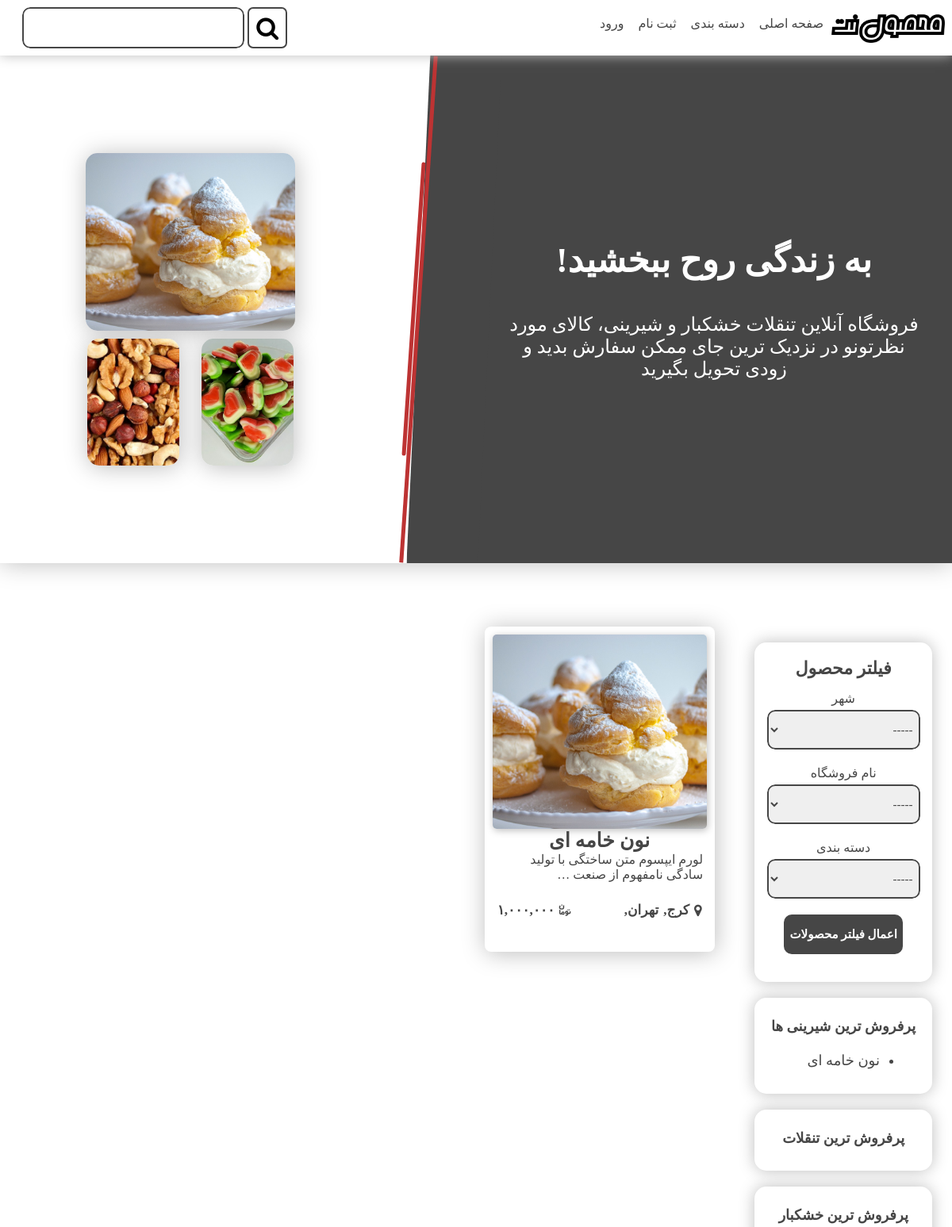
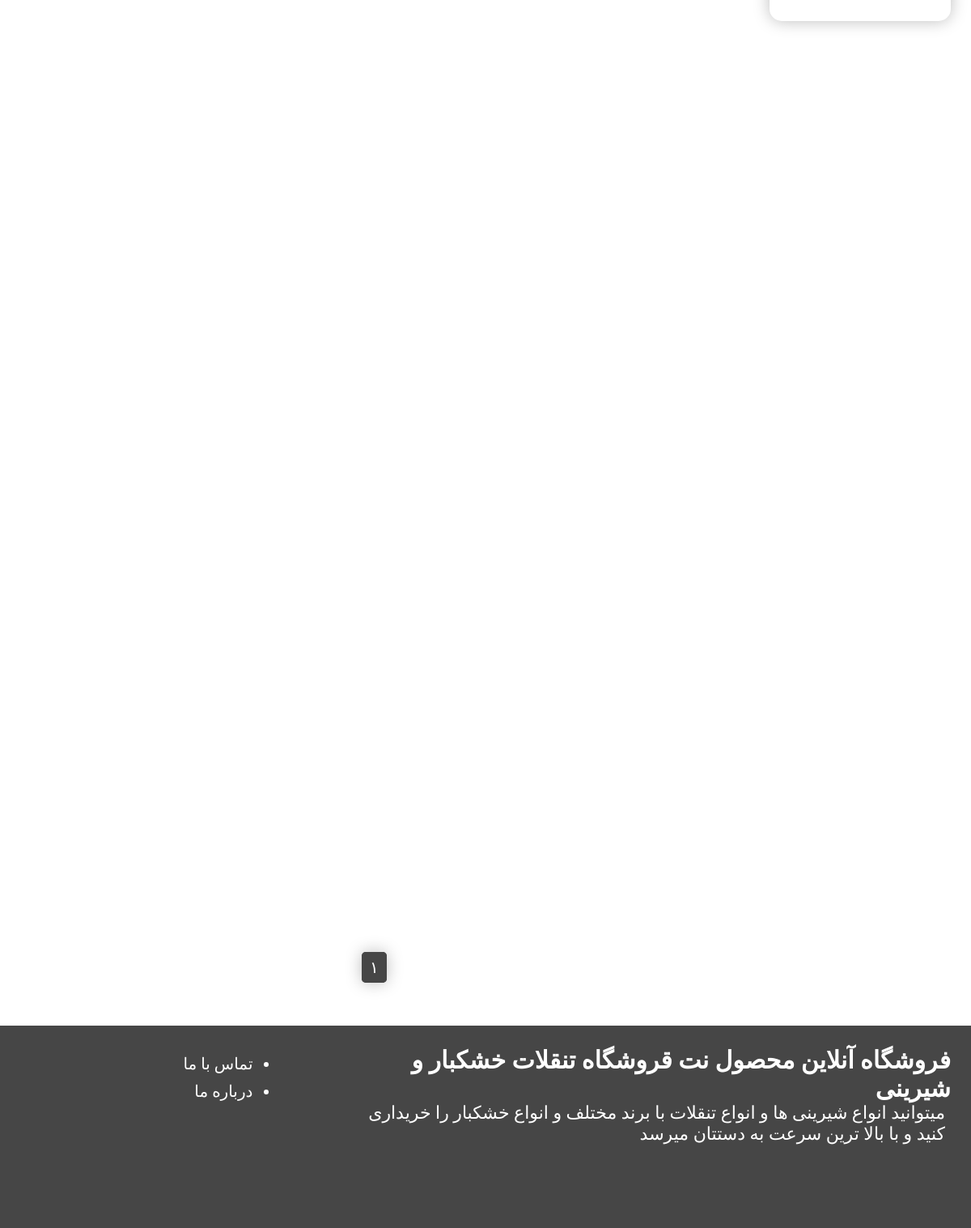
The page / on the database its author committed (2 pictures, top to bottom).
### products/models.py (models this page shows, shortened)
class Products(models.Model):
    name = models.CharField(max_length=50, verbose_name="نام محصول")
    slug = models.SlugField(unique=True, allow_unicode=True, verbose_name="اسلاگ")
    shop = models.ForeignKey(Shops, related_name="products", on_delete=models.CASCADE, null=True, verbose_name="فروشگاه")
    price = models.SmallIntegerField(verbose_name="قیمت محصول")
    img = models.ImageField(upload_to='images/', null=True, verbose_name="تصویر محصول")
    category = models.ForeignKey(Categories,on_delete=models.SET_NULL, null=True, verbose_name="دسته بندی")
    description = models.TextField(default="Desc", verbose_name="توضیحات")
    has_weight = models.BooleanField(verbose_name="وزن ملاک است؟؟")
    weight = models.SmallIntegerField(null=True, blank=True, verbose_name="وزن")
    created_at = models.DateTimeField(auto_now_add=True)
    updated_at = models.DateTimeField(auto_now=True)
    is_active = models.BooleanField(default=True, verbose_name="نمایش داده شود؟؟")
    def get_absolute_url(self):
        return reverse("products:view_product", kwargs={"slug": self.slug})
    class Meta:
        verbose_name_plural = "محصولات"
        verbose_name = "محصول"
        ordering = ("created_at",)
    objects = ProductsManager()

class Cities(models.Model):
    name = models.CharField(max_length=40, blank=True, null=True, verbose_name="نام شهر")
    position = models.IntegerField(verbose_name="جایگاه شهر")
    created_at = models.DateTimeField(auto_now_add=True)
    updated_at = models.DateTimeField(auto_now=True)
    class Meta:
        verbose_name_plural = "شهر ها"
        verbose_name = "شهر"
        ordering = ("position",)

### accounts/views.py (the view)
# urls.py: path("", Index.as_view(), name="index"),
class Index(View):
    template_name = "index/index.html"
    query_class = Products.objects.published()
    product_filter_form = FilterProductMainPageForm
    def get(self, request):
        page_num = request.GET.get("page")
        pagin = paginator_sprog(self.query_class, page_num, 1)
        return render(request, "index/index.html", {"pagin": pagin, })

### accounts/templatetags/to_persian_number.py (called while the page is built)
@register.filter
def to_persian(value):
    persian_nums = ["۰","۱","۲","۳","۴","۵","۶","۷","۸","۹"]
    overall_numbers = ""
    value = str(value)
    for val in value:
        type_number = int(val)
        new_number = persian_nums[type_number]
        overall_numbers += new_number
    return overall_numbers

@register.filter
def to_persian_price(value):
    to_per = to_persian(value)
    list_nums = [i for i in str(to_per)]
    length = -abs(len(list_nums))
    f = 0
    for j in range(-3, length, -3):
        list_nums.insert(j-f, ",")
        f+=1
    nums = "".join(list_nums)
    return nums

@register.inclusion_tag('index/filter_section.html')
def filter_products():
    return {"filter_product_form": FilterProductMainPageForm()}

@register.inclusion_tag('index/top_3_products.html')
def top_3_snacks():
    last_month = datetime.now() - timedelta(days=30)
    return {
        "title_section": "پرفروش ترین تنقلات",
        "top_3_snacks": Products.objects.filter(category__name="تنقلات", is_active=True).annotate(count=Count("sold_products", filter=Q(sold_products__created_at__gte=last_month))).order_by("-count")[0:3],
    }

@register.inclusion_tag('index/top_3_products.html')
def top_3_sweets():
    last_month = datetime.now() - timedelta(days=30)
    return {
        "title_section": "پرفروش ترین شیرینی ها",
        "top_3_snacks": Products.objects.filter(category__name="شیرینی", is_active=True).annotate(count=Count("sold_products", filter=Q(sold_products__created_at__gte=last_month))).order_by("-count")[0:3],
    }

@register.inclusion_tag('index/top_3_products.html')
def top_3_nuts():
    last_month = datetime.now() - timedelta(days=30)
    return {
        "title_section": "پرفروش ترین خشکبار",
        "top_3_snacks": Products.objects.filter(category__name="خشکبار", is_active=True).annotate(count=Count("sold_products", filter=Q(sold_products__created_at__gte=last_month))).order_by("-count")[0:3],
    }

@register.inclusion_tag('index/city_main_page.html')
def cities_product(product_id):
    product = Products.objects.get(id=product_id)
    return {
        "cities": Cities.objects.filter(shops=product.shop).order_by("-position")[:2],
    }

### accounts/templates/index/index.html (shortened to what this page needs)
{% extends "index/base.html" %}
{% load to_persian_number %}
{% load static %}
{% block header %}
    <header>
        <div class="container-header">
            <div class="container-right-header">
                <div class="container-header-text">
                    <h1>به زندگی روح ببخشید!</h1>
                    <p>فروشگاه آنلاین تنقلات خشکبار و شیرینی، کالای مورد نظرتونو در نزدیک ترین جای ممکن سفارش بدید و زودی تحویل بگیرید</p>
                </div>
            </div>
            <div class="container-between-header"></div>
            <div class="container-left-header">
                <div class="image-container-header">
                    <img src="{% static "index/img/noon-khamei.jpg" %}" alt="image-header" class="image-header-1">
                    <div class="image-container-header-bottom">
                        <img src="{% static "index/img/pastil.jpg" %}" alt="image-header" class="image-header-2">
                        <img src="{% static "index/img/khoshkebar.jpg" %}" alt="image-header" class="image-header-3">
                    </div>
                </div>
            </div>
            <div class="header-pink-line-1"></div>
            <div class="header-pink-line-2"></div>
        </div>
    </header>
{% endblock %}
{% block content %}
    {% if pagin.page_obj %}
        <div class="pagination">
            <ul>
                <li class="pagination-item disabled"><a href="#">{{ pagin.this_page.number|to_persian }}</a></li>
            </ul>
        </div>
    {% endif %}
{% endblock %}

### accounts/templates/index/base.html (shortened to what this page needs)
{% load static %}
{% load to_persian_number %}
<!doctype html>
<html lang="fa" dir="rtl">
<head>
    <link rel="stylesheet" href="https://cdnjs.cloudflare.com/ajax/libs/font-awesome/4.7.0/css/font-awesome.min.css">
    <link rel="stylesheet" href="{% static 'fonts/sahel-font-v3.4.0/sahel-fonts.css' %}">
    <link rel="stylesheet" href="{% static 'index/styles/header-style.css' %}">
    <link rel="stylesheet" href="{% static 'index/styles/navbar-footer.css' %}">
</head>
<body>
    {% include "index/../inc/main_site/navbar.html" %}
    {% block header %}{% endblock %}
    <div class="main-content">
        <section class="main-section">
            {% filter_products %}
            {% top_3_sweets %}
            {% top_3_snacks %}
            {% top_3_nuts %}
        </section>
        <div class="content-overall">
            <div class="content-list">
                {% if pagin.page_obj %}
                	{% for product in pagin.this_page.object_list %}
                        <div class="content-box">
                            <div class="content-box-child">
                                <a href="{{ product.get_absolute_url }}">
                                    <img src="{{ product.img.url }}" class="container-image" alt="{{ product.name }}-IMAGE">
                                    <div class="content-texts">
                                        <h4 class="content-titles">{{ product.name }}</h4>
                                        <p class="content-paragraph">{{ product.description|truncatewords:10 }}</p>
                                    </div>
                                </a>
                                <div class="shop-container">
                                    {% cities_product product.id %}
                                    <a href="{{ product.get_absolute_url }}">
                                        <p class="price-text"><span class="price-toman-label"></span>{{ product.price|to_persian_price }}</p>
                                    </a>
                                </div>
                            </div>
                        </div>
                    {% endfor %}
                {% endif %}
            </div>
            {% block content %}
            {% endblock %}
        </div>
    </div>
    {% include "index/footer.html" %}
</body>
</html>

### accounts/templates/index/top_3_products.html
    <div class="based-top-3-section based-product-section">
        <h5>{{ title_section }}</h5>
        <ul>
            {% for top_3_snack in top_3_snacks %}
                <li class="top-3-section-link"><a href="{{ top_3_snack.get_absolute_url }}">{{ top_3_snack.name }}</a></li>
            {% endfor %}
        </ul>
    </div>

### accounts/templates/index/city_main_page.html
<p class="loaction-text">
    <i class="fa fa-map-marker"></i>
    {% for city in cities %}
    	    <a href="{% url 'city_category' id=city.id %}"><span>{{ city.name }},</span></a>
    {% endfor %}
</p>

### rows shown on the page
Products: name "نون خامه ای", img (picture), description "لورم ایپسوم متن ساختگی با تولید سادگی نامفهوم از صنعت …", price|to_persian_price "۱,۰۰۰,۰۰۰"
Cities: name "کرج"
Cities: name "تهران"

### other values the page prints
{{ filter_product_form.city.label }} "شهر"
{{ filter_product_form.shop_name.label }} "نام فروشگاه"
{{ filter_product_form.category.label }} "دسته بندی"
{{ title_section }} "پرفروش ترین شیرینی ها پرفروش ترین تنقلات پرفروش ترین خشکبار"
{{ pagin.this_page.number|to_persian }} "۱"
